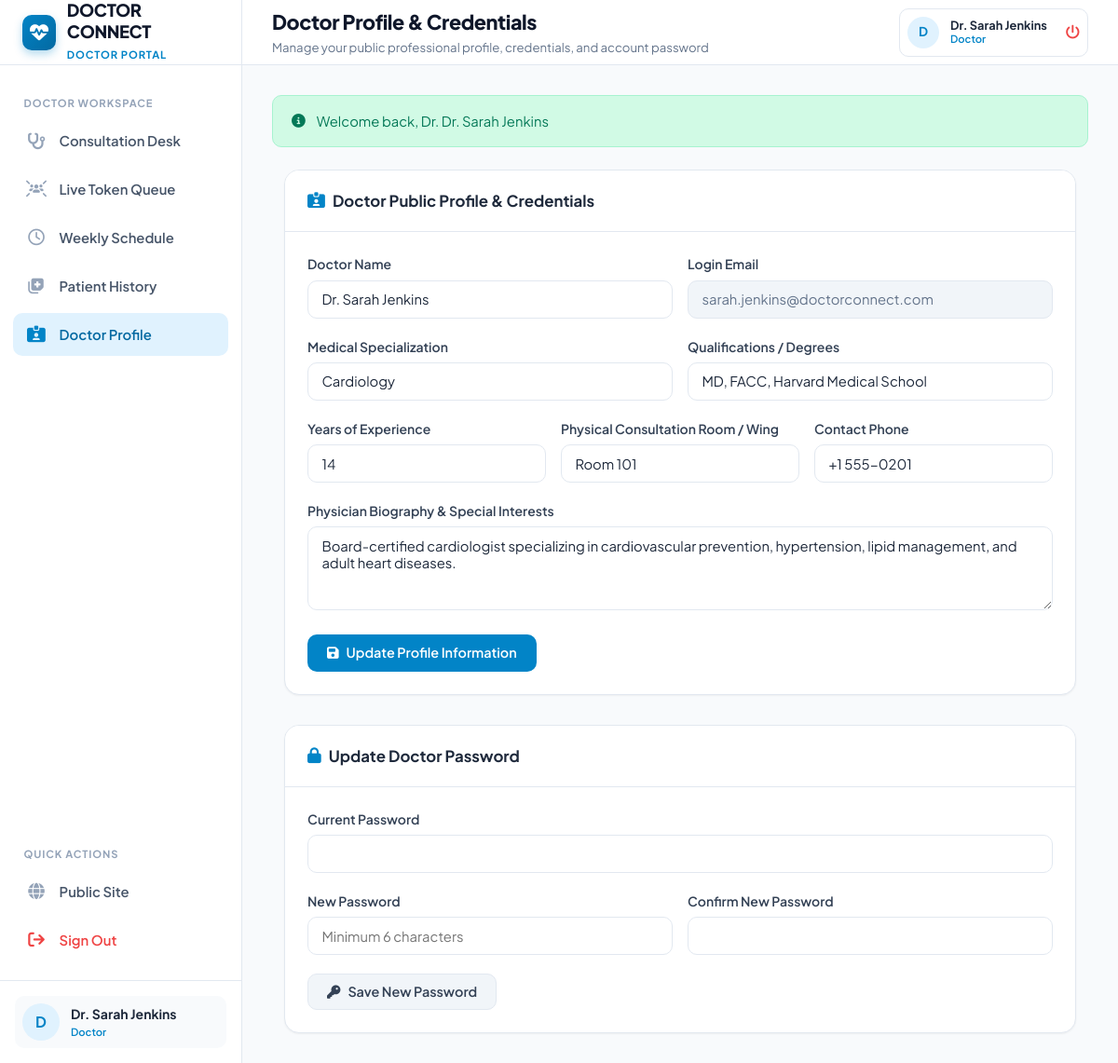
Page /doctor/profile.php (signed in) on the committed database.
### tables this page shows
CREATE TABLE `doctors` (
  `id` INT AUTO_INCREMENT PRIMARY KEY,
  `user_id` INT NOT NULL UNIQUE,
  `specialization` VARCHAR(100) NOT NULL,
  `qualification` VARCHAR(100) NOT NULL,
  `experience_years` INT NOT NULL DEFAULT 5,
  `consultation_fee` DECIMAL(10,2) NOT NULL DEFAULT 500.00,
  `avg_consultation_time` INT NOT NULL DEFAULT 15 COMMENT 'in minutes',
  `bio` TEXT NULL,
  `room_number` VARCHAR(50) DEFAULT 'Room 101',
  `status` ENUM('active', 'inactive') NOT NULL DEFAULT 'active',
  `created_at` TIMESTAMP DEFAULT CURRENT_TIMESTAMP,
  `updated_at` TIMESTAMP DEFAULT CURRENT_TIMESTAMP ON UPDATE CURRENT_TIMESTAMP,
  CONSTRAINT `fk_doctors_user` FOREIGN KEY (`user_id`) REFERENCES `users` (`id`) ON DELETE CASCADE
);

CREATE TABLE `users` (
  `id` INT AUTO_INCREMENT PRIMARY KEY,
  `name` VARCHAR(100) NOT NULL,
  `email` VARCHAR(150) NOT NULL UNIQUE,
  `password` VARCHAR(255) NOT NULL,
  `role` ENUM('patient', 'doctor', 'admin') NOT NULL DEFAULT 'patient',
  `phone` VARCHAR(30) NULL,
  `gender` ENUM('male', 'female', 'other') DEFAULT 'male',
  `date_of_birth` DATE NULL,
  `blood_group` VARCHAR(10) NULL,
  `address` TEXT NULL,
  `profile_image` VARCHAR(255) NULL,
  `created_at` TIMESTAMP DEFAULT CURRENT_TIMESTAMP,
  `updated_at` TIMESTAMP DEFAULT CURRENT_TIMESTAMP ON UPDATE CURRENT_TIMESTAMP,
  INDEX `idx_user_role` (`role`),
  INDEX `idx_user_email` (`email`)
);

### includes/functions.php (called while the page is built, shortened)
<?php
function e(?string $data): string
{
    return htmlspecialchars((string) ($data ?? ''), ENT_QUOTES, 'UTF-8');
}
function is_logged_in(): bool
{
    return !empty($_SESSION['user_id']);
}
function current_user(): ?array
{
    return [
        'id' => $_SESSION['user_id'] ?? null,
        'name' => $_SESSION['user_name'] ?? '',
        'email' => $_SESSION['user_email'] ?? '',
        'role' => $_SESSION['user_role'] ?? '',
        'doctor_id' => $_SESSION['doctor_id'] ?? null
    ];
}
function get_flash_message(): ?array
{
    if (isset($_SESSION['flash_message'])) {
        $msg = $_SESSION['flash_message'];
        return $msg;
    }
    return null;
}

### includes/auth_check.php (called while the page is built, shortened)
<?php
require_once __DIR__ . '/functions.php';
$currentUser = current_user();

### doctor/profile.php (the view, shortened to what this page needs)
<?php
require_once __DIR__ . '/../includes/auth_check.php';
$pageTitle = 'Doctor Profile & Credentials';
$pageSubtitle = 'Manage your public professional profile, credentials, and account password';
$pdo = get_db_connection();
$userId = (int)($currentUser['id'] ?? 0);
$docStmt = $pdo->prepare("SELECT d.*, u.name, u.email, u.phone FROM doctors d JOIN users u ON d.user_id = u.id WHERE d.user_id = ?");
$docStmt->execute([$userId]);
$docData = $docStmt->fetch();
require_once __DIR__ . '/../includes/header.php';
?>
<div style="max-width: 850px; margin: 0 auto;">
    <div class="card" style="margin-bottom: 2rem;">
        <div class="card-header">
            <div class="card-title">
                <i class="fa-solid fa-id-card-clip" style="color: var(--primary);"></i>
                Doctor Public Profile & Credentials
            </div>
        </div>
        <div class="card-body">
            <form method="POST" action="profile.php">
                <div class="form-row">
                    <div class="form-group">
                        <label for="name" class="form-label">Doctor Name</label>
                        <input type="text" id="name" name="name" class="form-control" value="<?= e($docData['name']); ?>" required>
                    </div>
                    <div class="form-group">
                        <label class="form-label">Login Email</label>
                        <input type="email" class="form-control" value="<?= e($docData['email']); ?>" disabled style="background: var(--slate-100); color: var(--slate-500);">
                    </div>
                </div>
                <div class="form-row">
                    <div class="form-group">
                        <label for="specialization" class="form-label">Medical Specialization</label>
                        <input type="text" id="specialization" name="specialization" class="form-control" value="<?= e($docData['specialization']); ?>" required>
                    </div>
                    <div class="form-group">
                        <label for="qualification" class="form-label">Qualifications / Degrees</label>
                        <input type="text" id="qualification" name="qualification" class="form-control" value="<?= e($docData['qualification']); ?>" required>
                    </div>
                </div>
                <div class="form-row">
                    <div class="form-group">
                        <label for="experience_years" class="form-label">Years of Experience</label>
                        <input type="number" id="experience_years" name="experience_years" class="form-control" value="<?= (int)$docData['experience_years']; ?>" min="0">
                    </div>
                    <div class="form-group">
                        <label for="room_number" class="form-label">Physical Consultation Room / Wing</label>
                        <input type="text" id="room_number" name="room_number" class="form-control" value="<?= e($docData['room_number']); ?>">
                    </div>
                    <div class="form-group">
                        <label for="phone" class="form-label">Contact Phone</label>
                        <input type="text" id="phone" name="phone" class="form-control" value="<?= e($docData['phone'] ?? ''); ?>">
                    </div>
                </div>
                <div class="form-group">
                    <label for="bio" class="form-label">Physician Biography & Special Interests</label>
                    <textarea id="bio" name="bio" class="form-control" rows="3"><?= e($docData['bio'] ?? ''); ?></textarea>
                </div>
                <button type="submit" class="btn btn-primary">
                    <i class="fa-solid fa-floppy-disk"></i> Update Profile Information
                </button>
            </form>
        </div>
    </div>
    <div class="card">
        <div class="card-header">
            <div class="card-title">
                <i class="fa-solid fa-lock" style="color: var(--primary);"></i>
                Update Doctor Password
            </div>
        </div>
        <div class="card-body">
            <form method="POST" action="profile.php">
                <div class="form-group">
                    <label for="current_password" class="form-label">Current Password</label>
                    <input type="password" id="current_password" name="current_password" class="form-control" required>
                </div>
                <div class="form-row">
                    <div class="form-group">
                        <label for="new_password" class="form-label">New Password</label>
                        <input type="password" id="new_password" name="new_password" class="form-control" required placeholder="Minimum 6 characters">
                    </div>
                    <div class="form-group">
                        <label for="confirm_password" class="form-label">Confirm New Password</label>
                        <input type="password" id="confirm_password" name="confirm_password" class="form-control" required>
                    </div>
                </div>
                <button type="submit" class="btn btn-secondary">
                    <i class="fa-solid fa-key"></i> Save New Password
                </button>
            </form>
        </div>
    </div>
</div>
<?php require_once __DIR__ . '/../includes/footer.php'; ?>

### includes/header.php (shortened to what this page needs)
<?php
require_once __DIR__ . '/functions.php';
$currentUser = $currentUser ?? current_user() ?? [
    'id' => null,
    'name' => 'Guest',
    'email' => '',
    'role' => 'patient',
    'doctor_id' => null
];
$pageTitle = $pageTitle ?? 'Dashboard';
$pageSubtitle = $pageSubtitle ?? '';
?>
<!DOCTYPE html>
<html lang="en">
<head>
    <link rel="stylesheet" href="https://cdnjs.cloudflare.com/ajax/libs/font-awesome/6.4.0/css/all.min.css">
    <link rel="stylesheet" href="../assets/css/style.css">
</head>
<body>
<div class="app-layout">
    <?php require_once __DIR__ . '/sidebar.php'; ?>
    <main class="app-main">
        <header class="app-header">
            <div class="header-left">
                <div class="page-title">
                    <h1><?= e($pageTitle); ?></h1>
                    <?php if (!empty($pageSubtitle)): ?>
                        <p><?= e($pageSubtitle); ?></p>
                    <?php endif; ?>
                </div>
            </div>
            <div class="header-actions">
                <div class="user-snippet" style="border: 1px solid var(--border-color); background: #ffffff;">
                    <div class="user-avatar" style="width: 34px; height: 34px; font-size: 0.85rem;">
                        <?= strtoupper(substr($currentUser['name'] ?? 'U', 0, 1)); ?>
                    </div>
                    <div class="user-info" style="line-height: 1.2;">
                        <div class="name" style="font-size: 0.8rem;"><?= e($currentUser['name'] ?? 'Guest'); ?></div>
                        <div class="role-badge" style="font-size: 0.7rem; color: var(--primary);"><?= ucfirst(e($currentUser['role'] ?? 'User')); ?></div>
                    </div>
                    <a href="../auth/logout.php" title="Sign Out" style="color: var(--danger); margin-left: 0.5rem; font-size: 0.95rem;">
                        <i class="fa-solid fa-power-off"></i>
                    </a>
                </div>
            </div>
        </header>
        <div class="app-content">
            <?php
            $flash = get_flash_message();
            if ($flash):
            ?>
                <div class="alert alert-<?= e($flash['type']); ?>">
                    <i class="fa-solid fa-circle-info"></i>
                    <div><?= e($flash['message']); ?></div>
                </div>
            <?php endif; ?>

### includes/sidebar.php (shortened to what this page needs)
<?php
$currentUser = $currentUser ?? current_user() ?? [
    'id' => null,
    'name' => 'Guest',
    'email' => '',
    'role' => 'patient',
    'doctor_id' => null
];
$currentRole = $currentUser['role'] ?? 'patient';
$currentScript = basename($_SERVER['PHP_SELF']);
?>
<aside class="app-sidebar">
    <a href="../index.php" class="sidebar-brand">
        <div class="brand-icon">
            <i class="fa-solid fa-heart-pulse"></i>
        </div>
        <div class="brand-text">
            <h2>DOCTOR CONNECT</h2>
            <span><?= ucfirst($currentRole); ?> Portal</span>
        </div>
    </a>
    <nav class="sidebar-nav">
        <?php if ($currentRole === 'patient'): ?>
            <div class="nav-section-title">Patient Menu</div>
            <a href="dashboard.php" class="nav-item <?= $currentScript === 'dashboard.php' ? 'active' : ''; ?>">
                <i class="fa-solid fa-chart-pie"></i>
                <span>Dashboard</span>
            </a>
            <a href="doctors.php" class="nav-item <?= $currentScript === 'doctors.php' ? 'active' : ''; ?>">
                <i class="fa-solid fa-user-doctor"></i>
                <span>Find Doctors</span>
            </a>
            <a href="book_appointment.php" class="nav-item <?= $currentScript === 'book_appointment.php' ? 'active' : ''; ?>">
                <i class="fa-solid fa-ticket"></i>
                <span>Book Token</span>
            </a>
            <a href="queue.php" class="nav-item <?= $currentScript === 'queue.php' ? 'active' : ''; ?>">
                <i class="fa-solid fa-users-line"></i>
                <span>Live Queue</span>
            </a>
            <a href="appointments.php" class="nav-item <?= $currentScript === 'appointments.php' ? 'active' : ''; ?>">
                <i class="fa-regular fa-calendar-check"></i>
                <span>My Appointments</span>
            </a>
            <a href="profile.php" class="nav-item <?= $currentScript === 'profile.php' ? 'active' : ''; ?>">
                <i class="fa-regular fa-user"></i>
                <span>My Profile</span>
            </a>
        <?php elseif ($currentRole === 'doctor'): ?>
            <div class="nav-section-title">Doctor Workspace</div>
            <a href="dashboard.php" class="nav-item <?= $currentScript === 'dashboard.php' ? 'active' : ''; ?>">
                <i class="fa-solid fa-stethoscope"></i>
                <span>Consultation Desk</span>
            </a>
            <a href="queue.php" class="nav-item <?= $currentScript === 'queue.php' ? 'active' : ''; ?>">
                <i class="fa-solid fa-users-rays"></i>
                <span>Live Token Queue</span>
            </a>
            <a href="schedule.php" class="nav-item <?= $currentScript === 'schedule.php' ? 'active' : ''; ?>">
                <i class="fa-regular fa-clock"></i>
                <span>Weekly Schedule</span>
            </a>
            <a href="patients.php" class="nav-item <?= $currentScript === 'patients.php' ? 'active' : ''; ?>">
                <i class="fa-solid fa-notes-medical"></i>
                <span>Patient History</span>
            </a>
            <a href="profile.php" class="nav-item <?= $currentScript === 'profile.php' ? 'active' : ''; ?>">
                <i class="fa-solid fa-id-card-clip"></i>
                <span>Doctor Profile</span>
            </a>
        <?php endif; ?>
        <div class="nav-section-title" style="margin-top: auto;">Quick Actions</div>
        <a href="../index.php" class="nav-item" target="_blank">
            <i class="fa-solid fa-globe"></i>
            <span>Public Site</span>
        </a>
        <a href="../auth/logout.php" class="nav-item" style="color: var(--danger);">
            <i class="fa-solid fa-arrow-right-from-bracket" style="color: var(--danger);"></i>
            <span>Sign Out</span>
        </a>
    </nav>
    <div class="sidebar-footer">
        <div class="user-snippet">
            <div class="user-avatar">
                <?= strtoupper(substr($currentUser['name'] ?? 'U', 0, 1)); ?>
            </div>
            <div class="user-info">
                <div class="name"><?= e($currentUser['name'] ?? 'User'); ?></div>
                <div class="role-badge"><?= ucfirst($currentRole); ?></div>
            </div>
        </div>
    </div>
</aside>

### rows in the picture
doctors: user.name "D", user.name "Dr. Sarah Jenkins", name "Dr. Sarah Jenkins", user.email "sarah.jenkins@doctorconnect.com", specialization "Cardiology", qualification "MD, FACC, Harvard Medical School", experience_years "14", room_number "Room 101", phone "+1 555-0201", bio "Board-certified cardiologist specializing in cardiovascular prevention, hypertension, lipid management, and adult heart diseases."

### other values in the picture
$currentRole "DOCTOR"
$currentRole "Doctor"
$pageTitle "Doctor Profile & Credentials"
$pageSubtitle "Manage your public professional profile, credentials, and account password"
$currentUser['role'] "Doctor"
$flash['message'] "Welcome back, Dr. Dr. Sarah Jenkins"
